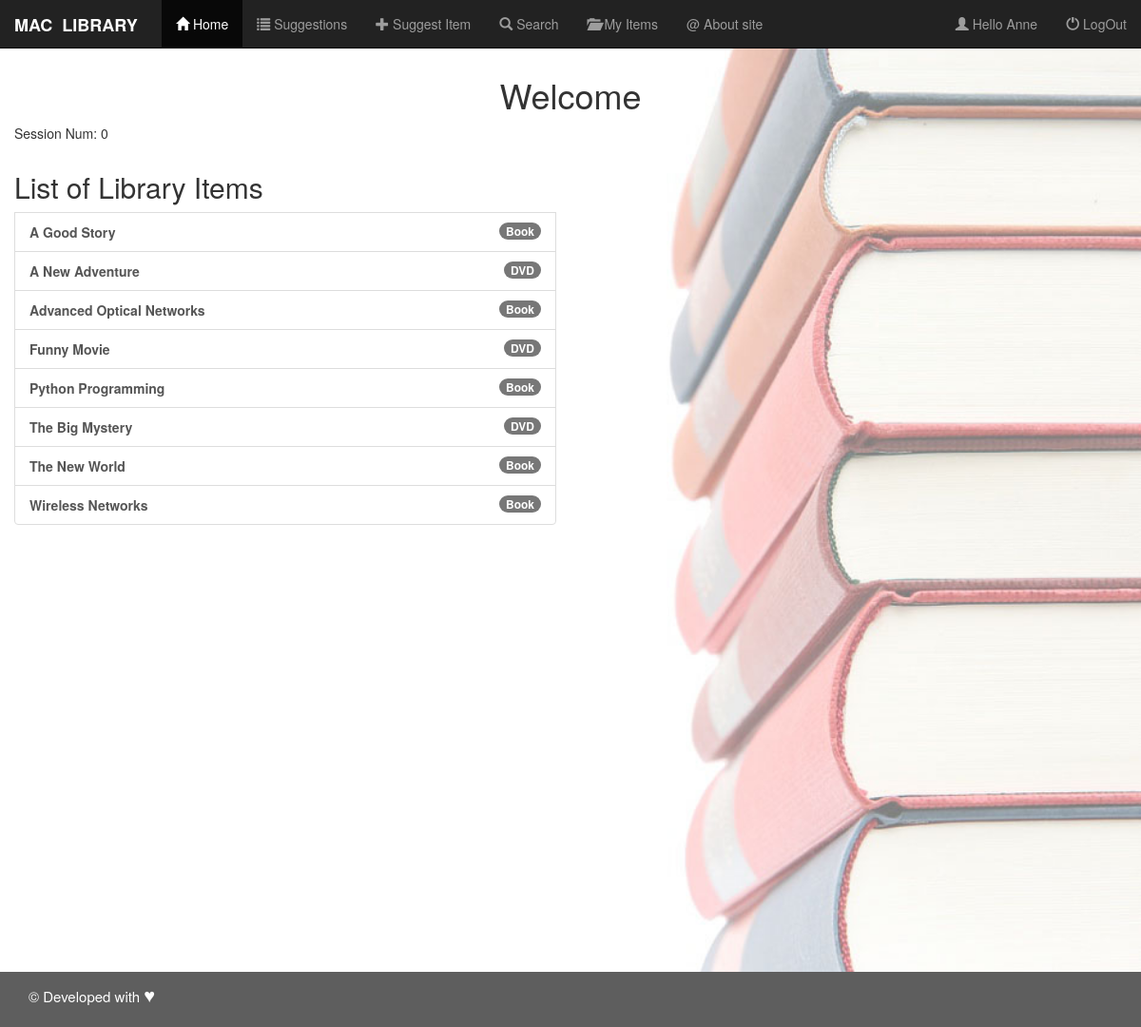
/lipapp/ (signed in), run on the app's committed database.
### lipapp/models.py (models this page shows, shortened)
class Libitem(models.Model):
    TYPE_CHOICES = (
        ('Book', 'Book'),
        ('DVD', 'DVD'),
        ('Other', 'Other'),
    )
    title = models.CharField(max_length=100)
    itemtype = models.CharField(max_length=6, choices=TYPE_CHOICES, default='Book')
    checked_out = models.BooleanField(default=False)
    user = models.ForeignKey(Libuser, default=None, null=True, blank=True)
    duedate = models.DateField(default=None, null=True, blank=True)
    last_chkout = models.DateField(default=None, null=True, blank=True)
    date_acquired = models.DateField(default=datetime.date.today())
    pubyr = models.IntegerField(validators=[clean_fields])
    num_chkout = models.IntegerField(default=0)

### lipapp/views.py (the view)
@login_required
def index(request):
    value = 0
    if 'luckynum' in request.session:
        value = request.session['luckynum']
    itemlist = Libitem.objects.all().order_by('title')[:10]
    return render(request, 'lipapp/index.html', {'itemlist': itemlist, 'user': request.user, 'value': value})

### lipapp/templates/lipapp/index.html (shortened to what this page needs)
{% extends 'lipapp/base.html' %}
{% block index_active %}active{% endblock %}
      <h1>{% block myhdg %}Welcome{% endblock %}</h1>
    {% block body_block %}
    <p>Session Num: {{ value }}</p>
    {% if itemlist %}
        {% include 'lipapp/index_old.html' %}
    {% else %}
         <div id="alert1" class="alert alert-danger">
            <a class="close" data-dismiss="alert">&times;
            </a><strong>There are no available items!</strong>
         </div>
    {% endif %}
    {% endblock %}

### lipapp/templates/lipapp/base.html (shortened to what this page needs)
<!DOCTYPE html>
{% load staticfiles %}
<html lang="en">
  <head>
        <link href="{% static 'lipapp/css/bootstrap.min.css' %}" rel="stylesheet">
        <link rel="stylesheet" type="text/css" href="{% static 'lipapp/style.css' %}" />
  </head>
  <body>
      <nav role="navigation" class="navbar navbar-inverse navbar-fixed-top">
        <div class="container-fluid">
            <div class="navbar-header">
                <a href="{% url 'lipapp:index' %}" class="navbar-brand" style="width: 170px; font-style: inherit;">
                    <strong>MAC &nbsp;LIBRARY</strong></a>
            </div>
            <div class="navbar-collapse collapse" id="navbarCollapse">
                    <ul class="nav navbar-nav">
                        <li class="{% block index_active %}{% endblock %}"><a href="{% url 'lipapp:index' %}"><span class="glyphicon glyphicon-home"></span>&nbsp;Home</a></li>
                        <li class="{% block suggest_active %}{% endblock %}"><a href="{% url 'lipapp:suggestions' %}"><span class="glyphicon glyphicon-list"></span>&nbsp;Suggestions</a></li>
                        <li class="{% block newitem_active %}{% endblock %}"><a href="{% url 'lipapp:newitem' %}"><span class="glyphicon glyphicon-plus"></span>&nbsp;Suggest Item</a></li>
                        <li class="{% block search_active %}{% endblock %}"><a href="{% url 'lipapp:searchlib' %}"><span class="glyphicon glyphicon-search"></span>&nbsp;Search</a></li>
                        <li class="{% block myitem_active %}{% endblock %}"><a href="{% url 'lipapp:myitems' %}"><span class="glyphicon glyphicon-folder-open"></span>&nbsp;My Items</a></li>
                        <li class="{% block about_active %}{% endblock %}"><a href="{% url 'lipapp:about' %}"><span>@</span>&nbsp;About site</a></li>
                    </ul>
                      <ul class="nav navbar-nav navbar-right">
                        {% if user.is_authenticated %}
                            <li><a href=""><span class="glyphicon glyphicon-user"></span>&nbsp;Hello&nbsp;{{ user.first_name }}</a></li>
                            <li ><a href="{% url 'lipapp:logout' %}"><span class="glyphicon glyphicon-off"></span>&nbsp;LogOut</a></li>
                        {% else %}
                            <li ><a href="{% url 'lipapp:index' %}"><span class="glyphicon glyphicon-off"></span>&nbsp;LogIn</a></li>
                        {% endif %}
                      </ul>
            </div>
        </div>
      </nav>
            <div class="container-fluid" style="margin-top:60px">
                <h1>{% block myhdg %}{% endblock %}</h1>
                {% block body_block %}{% endblock %}
            </div>
    <div class="footer" style="margin-top: 450px">
          <div class="container">
              <p>&copy; Developed with <strong style="font-size: 20px;">&hearts;</strong></p>
          </div>
    </div>
  </body>
</html>

### lipapp/templates/lipapp/index_old.html (shortened to what this page needs)
<!DOCTYPE html>
<html>
<head lang="en">
</head>
<body>
                <div class="list-group col-xs-10 col-md-6">
                <h2>List of Library Items</h2>
                    {% for item in itemlist %}
                        {%if item.itemtype == 'Book' %}
                    <a href="{% url 'lipapp:detail' item.id %}" class="list-group-item"><b>{{ item.title }}</b>
                    <span class="badge">Book</span></a>
                        {% elif item.itemtype == 'DVD'%}
                    <a href="{% url 'lipapp:detail' item.id %}" class="list-group-item"><b>{{ item.title }}</b>
                        <span class="badge">DVD</span></a>
                        {% endif %}
                    {% endfor %}
                </div>
</body>
</html>

### lipapp/static/lipapp/style.css (style rules this page uses)
h1 { text-align: center; }
.footer { background-color: #5e5e5e; font-size: 15px; padding: 10px 0px; color: white; }

### data on the page
Libitem: title "A Good Story"
Libitem: title "A New Adventure"
Libitem: title "Advanced Optical Networks"
Libitem: title "Funny Movie"
Libitem: title "Python Programming"
Libitem: title "The Big Mystery"
Libitem: title "The New World"
Libitem: title "Wireless Networks"

### other printed values
{{ user.first_name }} "Anne"
{{ value }} "0"
